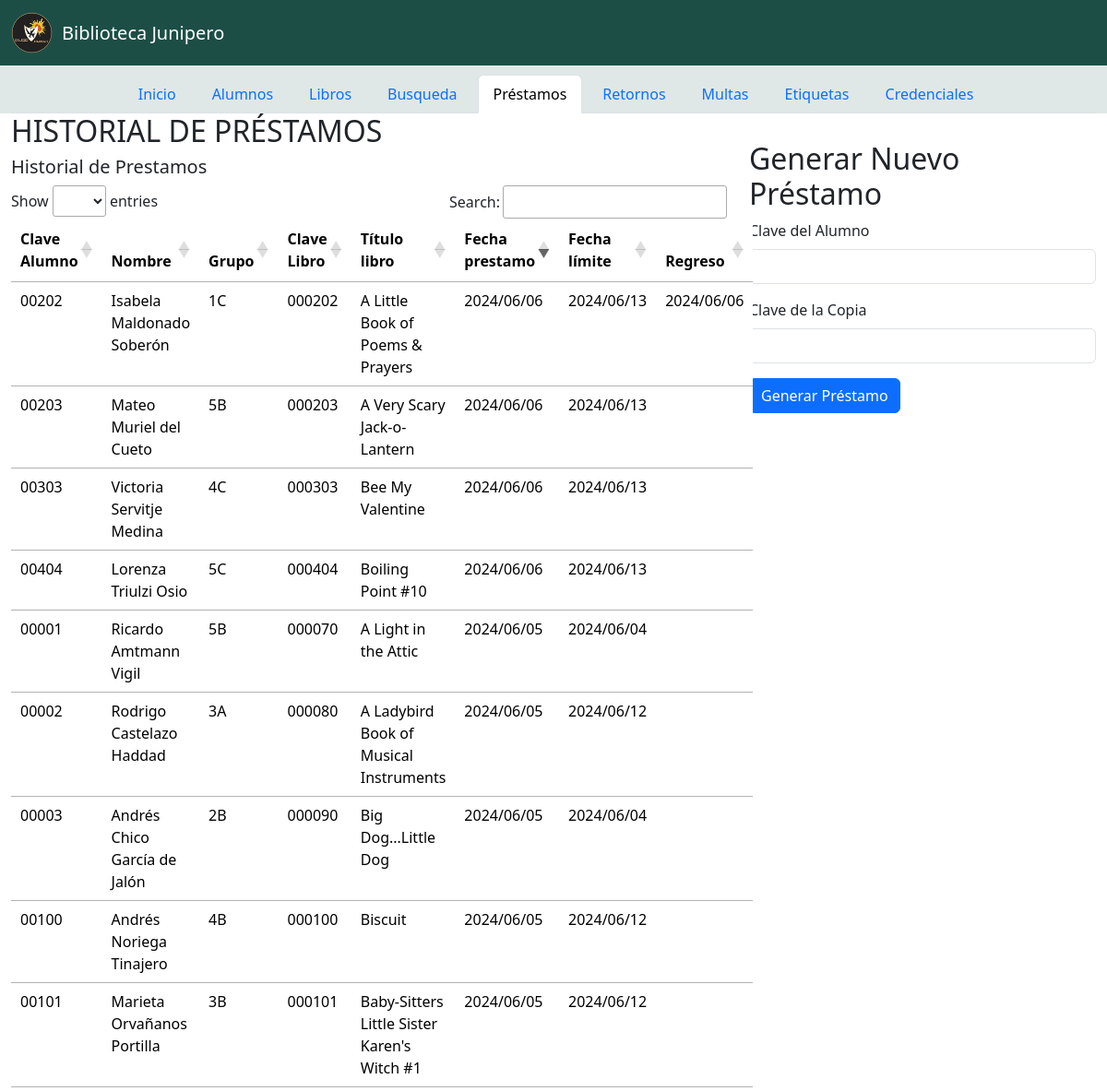
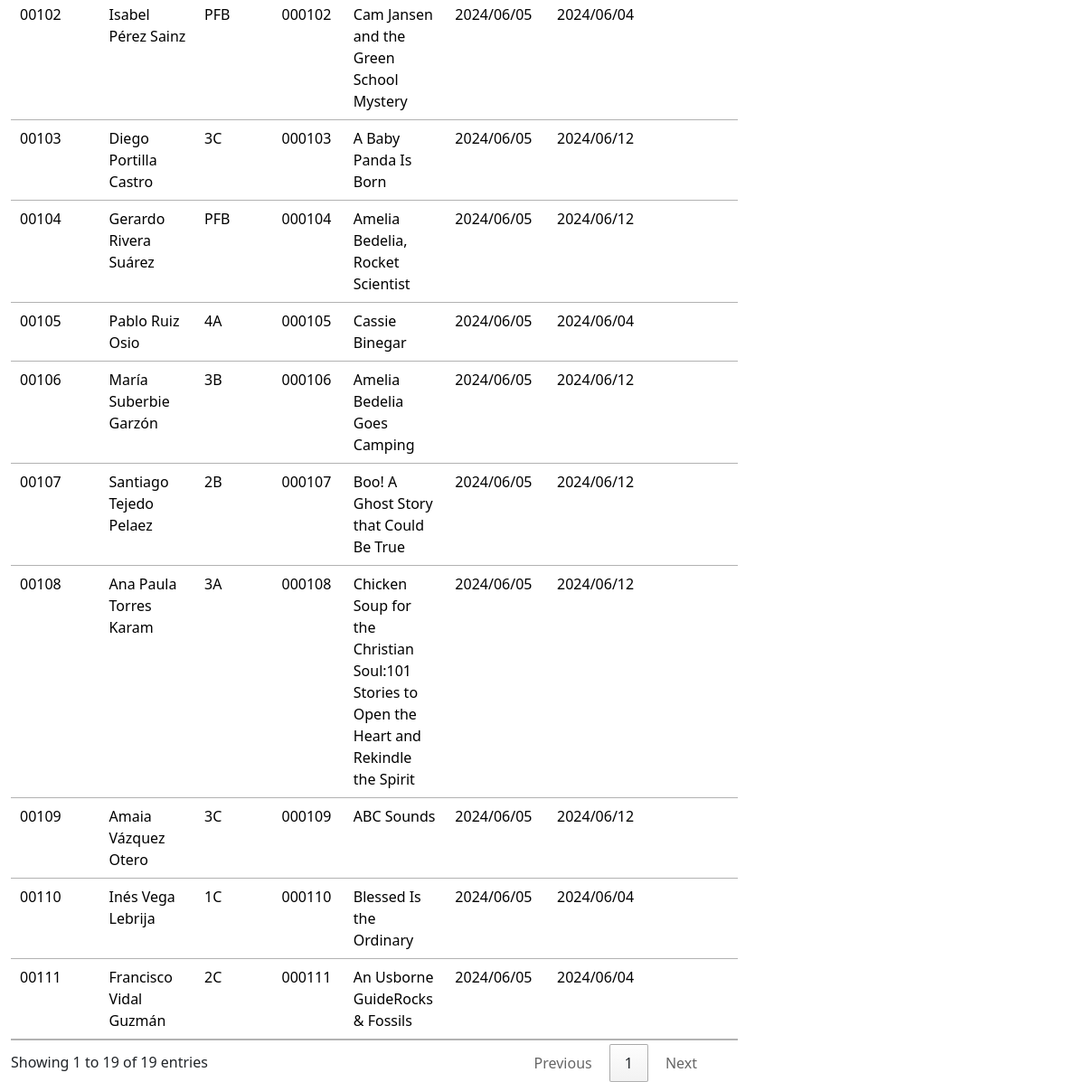
/prestamo_nuevo, run on the app's committed database (2 pictures, top to bottom).
### biblio_app/models.py (models this page shows, shortened)
class Prestamo(models.Model):
    clave_alumno = models.ForeignKey('Alumno', on_delete=models.CASCADE)
    clave_copia = models.ForeignKey('Copia', on_delete=models.CASCADE)
    activo = models.BooleanField(default=True)
    regreso = models.DateField(null=True)  # Campo que acepta fecha (día, mes y año)
    fecha_regreso = models.DateField(null=True,blank=True)  # Campo que acepta fecha (día, mes y año)
    fecha_creacion = models.DateField(null=True,blank=True) # Capo de la fecha que se crea el prestamo

class Alumno(models.Model):
    clave = models.AutoField(primary_key=True)
    nombre = models.CharField(max_length=50)
    apellido = models.CharField(max_length=50)
    grupo = models.IntegerField()
    clase = models.CharField(max_length=10, null=True, blank=True)
    sacalibro = models.BooleanField(default=False)
    def __str__(self):
        return f"{self.nombre} {self.apellido} "

class Copia(models.Model):
    clavecopia = models.AutoField(primary_key=True)  # Autogenerar un entero para la clave de copia
    codigolibro = models.ForeignKey(Libro, on_delete=models.CASCADE)  # Llave foránea de Libro
    disponible = models.BooleanField(default=True)
    clavealumno = models.ForeignKey('Alumno', null=True, blank=True, on_delete=models.SET_NULL)

class Libro(models.Model):
    codigolibro = models.AutoField(primary_key=True)  # Autogenerar un entero para el código del libro
    titulo = models.CharField(max_length=128)
    autor = models.CharField(max_length=240)
    ilustrador = models.CharField(max_length=100, null=True, blank=True)
    fechapublicacion = models.IntegerField(null=True, blank=True)
    editorial = models.CharField(max_length=100)
    numerotomo = models.CharField(max_length=100, null=True, blank=True)
    caracteristicasespeciales = models.TextField(null=True, blank=True)
    dewy = models.CharField(max_length=45, null=True, blank=True)  # Cambio de nombre a 'dewy'
    item = models.CharField(max_length=45, null=True, blank=True)  # Cambio de nombre a 'dewy'
    publicodirigido = models.CharField(max_length=45, null=True, blank=True)
    palabrasclave = models.TextField(null=True, blank=True)

### biblio_app/views.py (the view)
# urls.py: path('prestamo_nuevo', nuevoprestamo), #pestaña despues de agregar
def nuevoprestamo(request):
    prestamo = Prestamo.objects.all()
    if prestault:
        ultimo=prestault[0]
    else:
        ultimo=None
    return render(request, "prestamo.html", context={"current_tab": "prestamo", "prestamo": prestamo,"ultimo":ultimo})

### biblio_app/templates/prestamo.html (shortened to what this page needs)
<!DOCTYPE html>
{% extends "index.html" %}
{% load static %}
{% block main_content %}
<div class="container-fluid justify-content-center" style=" margin-right: 30px;">
  <div class="row">
    <div class="col-md-8">
      <h2>HISTORIAL DE PRÉSTAMOS</h2>
      <h5>Historial de Prestamos</h5>
      <table class="table table-hover">
        <thead>
          <tr>
            <th>Clave Alumno</th>
            <th>Nombre </th>
            <th>Grupo</th>
            <th>Clave Libro</th>
            <th>Título libro</th>
            <th>Fecha prestamo</th>
            <th>Fecha límite</th>
            <th>Regreso</th>
          </tr>
        </thead>
        <tbody>
          {% for prestamo in prestamo %}
          <tr>
            <td>{{ prestamo.clave_alumno.clave|stringformat:"05d" }}</td>
            <td>{{ prestamo.clave_alumno }} </td>
            <td>
              {% if prestamo.clave_alumno.grupo == 0 %}
                    PF{{prestamo.clave_alumno.clase}}
              {% else %}
                  {{ prestamo.clave_alumno.grupo }}{{prestamo.clave_alumno.clase}}
              {% endif %}
            </td>
            <td>{{ prestamo.clave_copia.clavecopia|stringformat:"06d" }}</td>
            <td>{{ prestamo.clave_copia.codigolibro.titulo }}</td>
            <td>{% if prestamo.fecha_creacion  %} {{ prestamo.fecha_creacion|date:"Y/m/d" }} {%endif%}</td>
            <td>{{ prestamo.regreso|date:"Y/m/d" }}</td>
            <td>{% if prestamo.fecha_regreso  %} {{ prestamo.fecha_regreso|date:"Y/m/d" }} {%endif%}</td>
          </tr>
          {% endfor %}
        </tbody>
      </table>
    </div>
    <div class="col-md-4" style="margin-top: 30px;">
      <h2>Generar Nuevo Préstamo</h2>
      <form method="post" action="/nuevoprestamo">
        <div class="mb-3">
          <label for="clave_alumno" class="form-label">Clave del Alumno</label>
          <input type="text" class="form-control" id="clave_alumno" name="clave_alumno">
        </div>
        <div class="mb-3">
          <label for="clave_copia" class="form-label">Clave de la Copia</label>
          <input type="text" class="form-control" id="clave_copia" name="clave_copia">
        </div>
        <button type="submit" class="btn btn-primary">Generar Préstamo</button>
      </form>
    </div>
  </div>
</div>
</body>
{% endblock %}

### data on the page
Prestamo: clave_alumno.clave "00001", clave_alumno "Ricardo Amtmann Vigil", clave_alumno.grupo "5", clave_alumno.clase "B", clave_copia.clavecopia "000070", clave_copia.codigolibro.titulo "A Light in the Attic", fecha_creacion "2024/06/05", regreso "2024/06/04"
Prestamo: clave_alumno.clave "00002", clave_alumno "Rodrigo Castelazo Haddad", clave_alumno.grupo "3", clave_alumno.clase "A", clave_copia.clavecopia "000080", clave_copia.codigolibro.titulo "A Ladybird Book of Musical Instruments", fecha_creacion "2024/06/05", regreso "2024/06/12"
Prestamo: clave_alumno.clave "00003", clave_alumno "Andrés Chico García de Jalón", clave_alumno.grupo "2", clave_alumno.clase "B", clave_copia.clavecopia "000090", clave_copia.codigolibro.titulo "Big Dog...Little Dog", fecha_creacion "2024/06/05", regreso "2024/06/04"
Prestamo: clave_alumno.clave "00100", clave_alumno "Andrés Noriega Tinajero", clave_alumno.grupo "4", clave_alumno.clase "B", clave_copia.clavecopia "000100", clave_copia.codigolibro.titulo "Biscuit", fecha_creacion "2024/06/05", regreso "2024/06/12"
Prestamo: clave_alumno.clave "00101", clave_alumno "Marieta Orvañanos Portilla", clave_alumno.grupo "3", clave_alumno.clase "B", clave_copia.clavecopia "000101", clave_copia.codigolibro.titulo "Baby-Sitters Little Sister Karen's Witch #1", fecha_creacion "2024/06/05", regreso "2024/06/12"
Prestamo: clave_alumno.clave "00102", clave_alumno "Isabel Pérez Sainz", clave_alumno.clase "B", clave_copia.clavecopia "000102", clave_copia.codigolibro.titulo "Cam Jansen and the Green School Mystery", fecha_creacion "2024/06/05", regreso "2024/06/04"
Prestamo: clave_alumno.clave "00103", clave_alumno "Diego Portilla Castro", clave_alumno.grupo "3", clave_alumno.clase "C", clave_copia.clavecopia "000103", clave_copia.codigolibro.titulo "A Baby Panda Is Born", fecha_creacion "2024/06/05", regreso "2024/06/12"
Prestamo: clave_alumno.clave "00104", clave_alumno "Gerardo Rivera Suárez", clave_alumno.clase "B", clave_copia.clavecopia "000104", clave_copia.codigolibro.titulo "Amelia Bedelia, Rocket Scientist", fecha_creacion "2024/06/05", regreso "2024/06/12"
Prestamo: clave_alumno.clave "00105", clave_alumno "Pablo Ruiz Osio", clave_alumno.grupo "4", clave_alumno.clase "A", clave_copia.clavecopia "000105", clave_copia.codigolibro.titulo "Cassie Binegar", fecha_creacion "2024/06/05", regreso "2024/06/04"
Prestamo: clave_alumno.clave "00106", clave_alumno "María Suberbie Garzón", clave_alumno.grupo "3", clave_alumno.clase "B", clave_copia.clavecopia "000106", clave_copia.codigolibro.titulo "Amelia Bedelia Goes Camping", fecha_creacion "2024/06/05", regreso "2024/06/12"
Prestamo: clave_alumno.clave "00107", clave_alumno "Santiago Tejedo Pelaez", clave_alumno.grupo "2", clave_alumno.clase "B", clave_copia.clavecopia "000107", clave_copia.codigolibro.titulo "Boo! A Ghost Story that Could Be True", fecha_creacion "2024/06/05", regreso "2024/06/12"
Prestamo: clave_alumno.clave "00108", clave_alumno "Ana Paula Torres Karam", clave_alumno.grupo "3", clave_alumno.clase "A", clave_copia.clavecopia "000108", clave_copia.codigolibro.titulo "Chicken Soup for the Christian Soul:101 Stories to Open the Heart and Rekindle the Spirit", fecha_creacion "2024/06/05", regreso "2024/06/12"
Prestamo: clave_alumno.clave "00109", clave_alumno "Amaia Vázquez Otero", clave_alumno.grupo "3", clave_alumno.clase "C", clave_copia.clavecopia "000109", clave_copia.codigolibro.titulo "ABC Sounds", fecha_creacion "2024/06/05", regreso "2024/06/12"
Prestamo: clave_alumno.clave "00110", clave_alumno "Inés Vega Lebrija", clave_alumno.grupo "1", clave_alumno.clase "C", clave_copia.clavecopia "000110", clave_copia.codigolibro.titulo "Blessed Is the Ordinary", fecha_creacion "2024/06/05", regreso "2024/06/04"
Prestamo: clave_alumno.clave "00111", clave_alumno "Francisco Vidal Guzmán", clave_alumno.grupo "2", clave_alumno.clase "C", clave_copia.clavecopia "000111", clave_copia.codigolibro.titulo "An Usborne GuideRocks & Fossils", fecha_creacion "2024/06/05", regreso "2024/06/04"
Prestamo: clave_alumno.clave "00202", clave_alumno "Isabela Maldonado Soberón", clave_alumno.grupo "1", clave_alumno.clase "C", clave_copia.clavecopia "000202", clave_copia.codigolibro.titulo "A Little Book of Poems & Prayers", fecha_creacion "2024/06/06", regreso "2024/06/13", fecha_regreso "2024/06/06"
Prestamo: clave_alumno.clave "00203", clave_alumno "Mateo Muriel del Cueto", clave_alumno.grupo "5", clave_alumno.clase "B", clave_copia.clavecopia "000203", clave_copia.codigolibro.titulo "A Very Scary Jack-o-Lantern", fecha_creacion "2024/06/06", regreso "2024/06/13"
Prestamo: clave_alumno.clave "00303", clave_alumno "Victoria Servitje Medina", clave_alumno.grupo "4", clave_alumno.clase "C", clave_copia.clavecopia "000303", clave_copia.codigolibro.titulo "Bee My Valentine", fecha_creacion "2024/06/06", regreso "2024/06/13"
Prestamo: clave_alumno.clave "00404", clave_alumno "Lorenza Triulzi Osio", clave_alumno.grupo "5", clave_alumno.clase "C", clave_copia.clavecopia "000404", clave_copia.codigolibro.titulo "Boiling Point #10", fecha_creacion "2024/06/06", regreso "2024/06/13"
